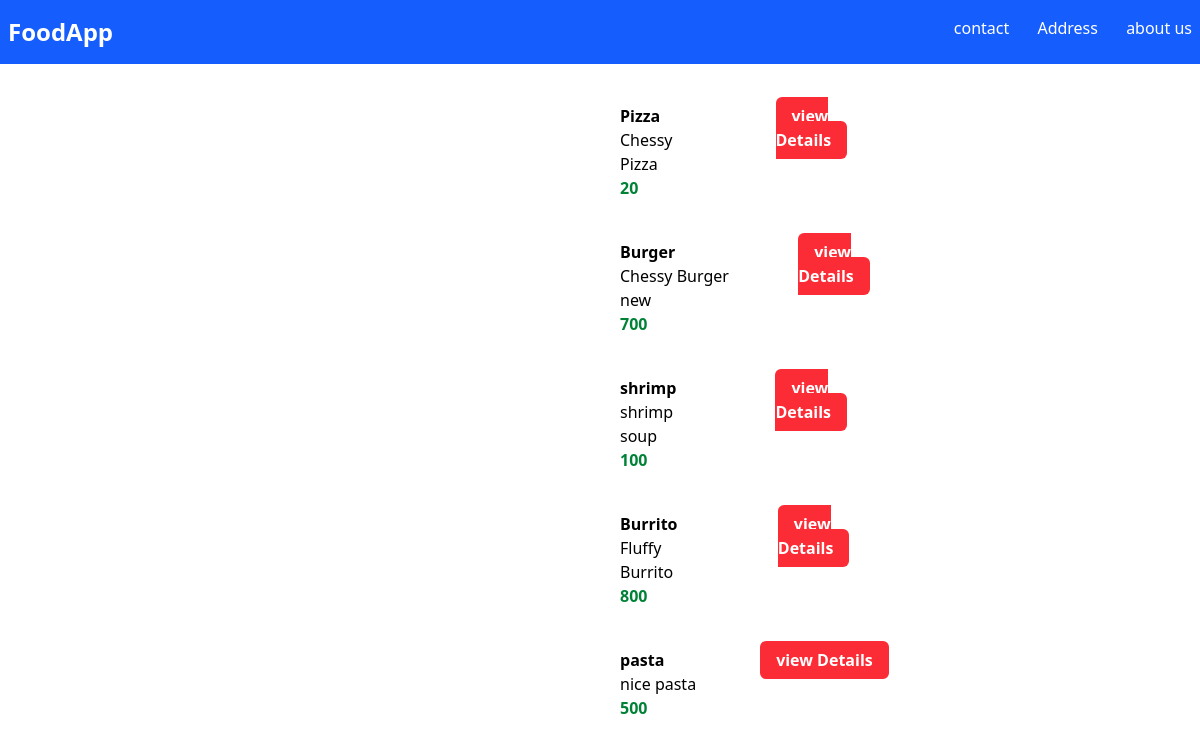
The page /myapp/ on the database its author committed.
### myapp/models.py (models this page shows, shortened)
class Item(models.Model):
    item_name = models.CharField(max_length=200)
    item_desc = models.CharField()
    item_price = models.IntegerField()
    item_image = models.CharField(max_length=500,default='https://p.kindpng.com/picc/s/79-798754_hoteles-y-centros-vacacionales-dish-placeholder-hd-png.png')

### myapp/views.py (the view)
# urls.py: path('',views.index,name='index'),
def index(request):
    item_list = Item.objects.all()
    context = {
        'item_list':item_list
    }
    return render(request,"myapp/index.html",context)

### myapp/templates/myapp/index.html (shortened to what this page needs)
{% extends 'myapp/base.html' %}
{% block body %}
    <div>
        {% for item in item_list %}
        <div class="m-10 flex w-1/2 mx-auto">
            <div>
            </div>
            <div class="mx-16">
                <div class="font-bold">{{ item.item_name }}</div>
                <div>{{ item.item_desc }}</div>
                <div class="text-green-700 font-bold">{{ item.item_price }}</div>
            </div>
            <div>
                <a class="bg-red-500 text-white font-bold px-4 py-2 rounded-md" href="{% url 'myapp:detail' item.id %}">view Details</a>
            </div>
        </div>
    </div>
    {% endfor %}
{% endblock %}

### myapp/templates/myapp/base.html (shortened to what this page needs)
{% load static %}
<!DOCTYPE html>
<html lang="en">
<head>
     <script src="https://cdn.jsdelivr.net/npm/@tailwindcss/browser@4"></script>
</head>
<body>
    <nav class="bg-blue-600 text-white">
        <div class="flex justify-between px-2 py-4">
            <a href="" class="font-bold text-2xl">FoodApp</a>
            <div class="space-x-6">
                <a href="">contact</a>
                <a href="">Address</a>
                <a href="">about us</a>
            </div>
        </div>
    </nav>
    {% block body %}
    {% endblock %}
</body>
</html>

### rows shown on the page
Item: item_name "Pizza", item_desc "Chessy Pizza", item_price "20"
Item: item_name "Burger", item_desc "Chessy Burger new", item_price "700"
Item: item_name "shrimp", item_desc "shrimp soup", item_price "100"
Item: item_name "Burrito", item_desc "Fluffy Burrito", item_price "800"
Item: item_name "pasta", item_desc "nice pasta", item_price "500"
